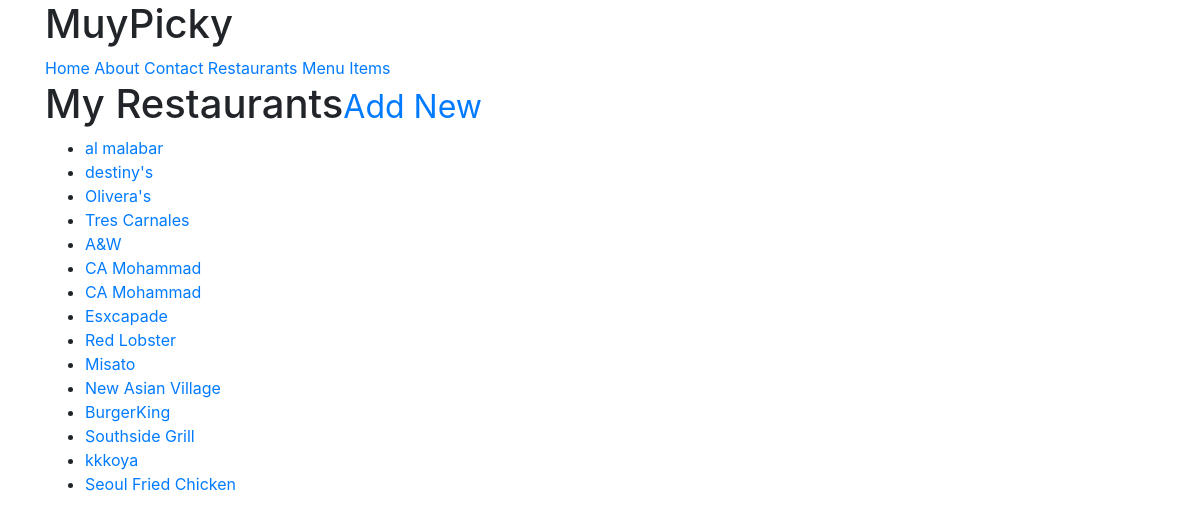
Page /restaurants/ (signed in) on the earlier database version.
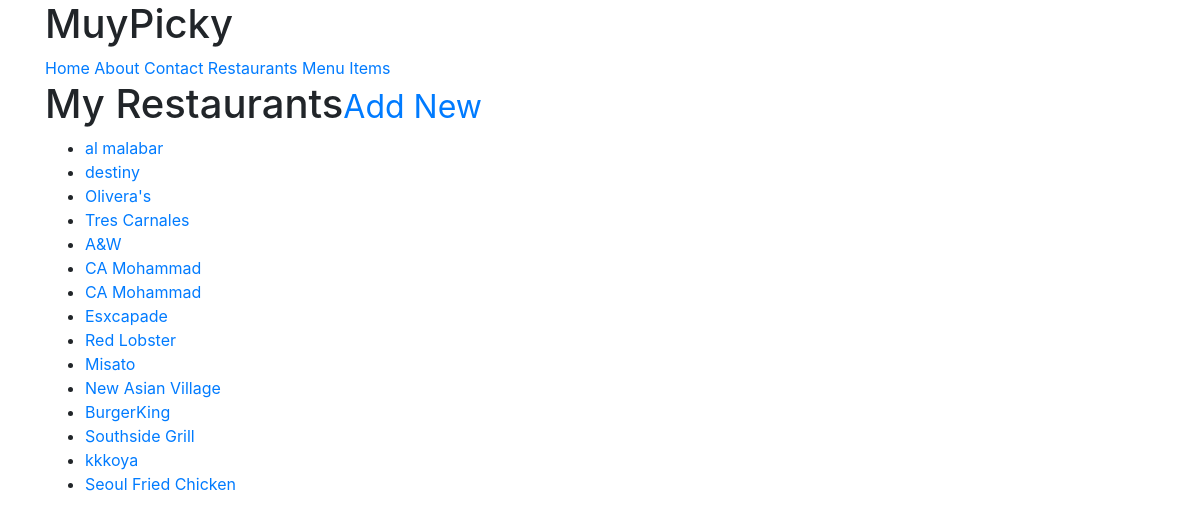
Same page on the later database version.
### restaurants/models.py (models this page shows, shortened)
class RestaurantLocation(models.Model):
	owner = models.ForeignKey(User)
	name = models.CharField(max_length=120)
	location = models.CharField(max_length=120, null=True, blank=True)
	category = models.CharField(max_length=120, null=True, blank=True, validators=[validate_category])
	timestamp = models.DateTimeField(auto_now_add=True)
	updated = models.DateTimeField(auto_now=True)
	slug = models.SlugField(null=True, blank=True)
	def __str__(self):
		return self.name
	def get_absolute_url(self):
		return reverse('restaurants:detail', kwargs={'slug': self.slug})

### restaurants/views.py (the view)
class RestaurantListView(LoginRequiredMixin, ListView):
	def get_queryset(self):
		return RestaurantLocation.objects.filter(owner=self.request.user)

### restaurants/templates/restaurants/restaurantlocation_list.html
{% extends "base.html" %}
{% block content %}
<h1>My Restaurants<small><a href='{% url "restaurants:create" %}'>Add New</a></small></h1>
<ul>
{% for obj in object_list %}
	<li> <a href="{{ obj.get_absolute_url }}">{{ obj }}</a></li>
	{% empty %}
	<li><a href='{% url "restaurants:create" %}'>Add Restaurant</a></li>
{% endfor %}
</ul>
{% endblock content %}

Differences in the rows shown:
changed RestaurantLocation: name "destiny's" → "destiny"
